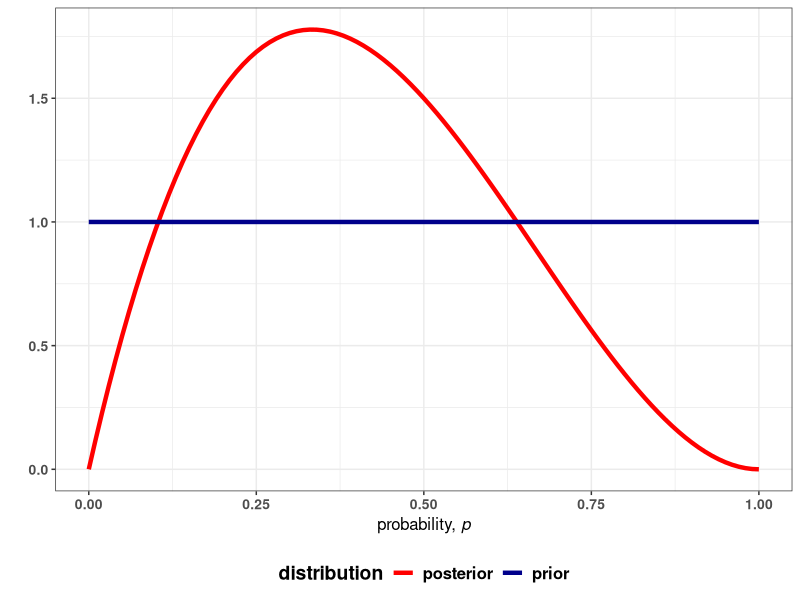

Write R code to recreate this figure.
## ---- chunk 1
knitr::opts_chunk$set(cache=TRUE, message = FALSE, echo=FALSE)
knitr::opts_chunk$set(fig.align = "center", fig.width = 6, fig.height = 4)
options(knitr.table.format = "html")
options(kableExtra.latex.load_packages = FALSE)

library(tidyverse)
library(kableExtra)

add_theme <- function()
  theme_bw()+
  theme(
    axis.text = element_text(family="Helvetica", face = "bold", size = 10),
    axis.title = element_text(family="Helvetica", face = "bold", size = 12),
    strip.text = element_text(family="Helvetica", face = "bold", size = 12),
    title = element_text(family="Helvetica", face = "bold", size = 14),
    legend.position = "bottom",
    legend.text = element_text(family="Helvetica", face = "bold", size = 12)
  )
## ---- chunk 2
x <- seq(0, 1, by = 0.01)
prior <- rep(1, length(x))
posterior <- dbeta(x, 2, 3)

tibble(x, prior, posterior) %>% 
  gather(distribution, value, -x) %>% 
  ggplot(aes(x = x, y = value))+
  geom_line(aes(color = distribution), size = 1.5)+
  scale_color_manual(values = c("red", "darkblue"))+
  xlab(expression(paste("probability, ", italic(p))))+
  ylab("")+
  add_theme()
